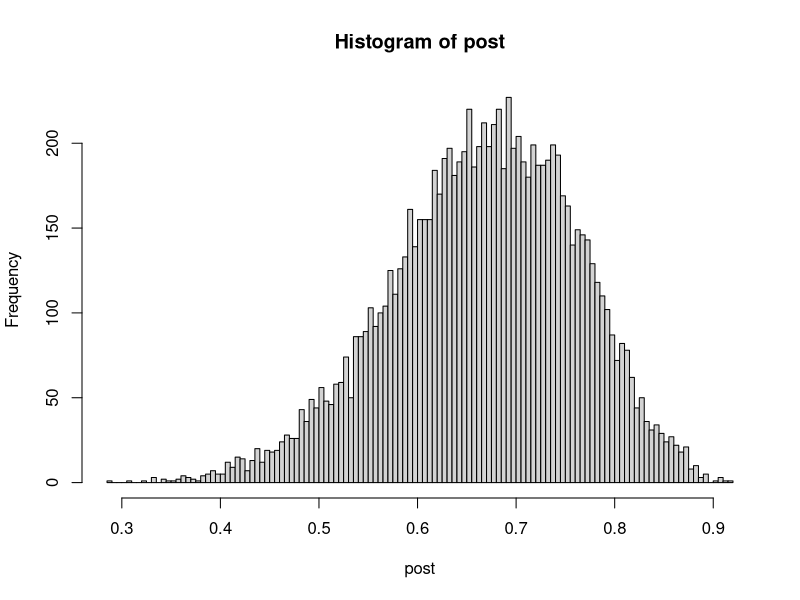
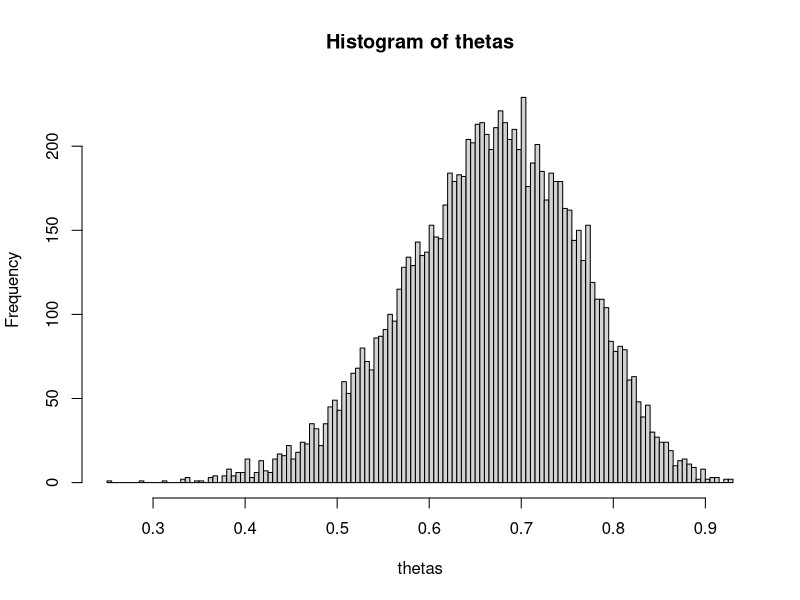
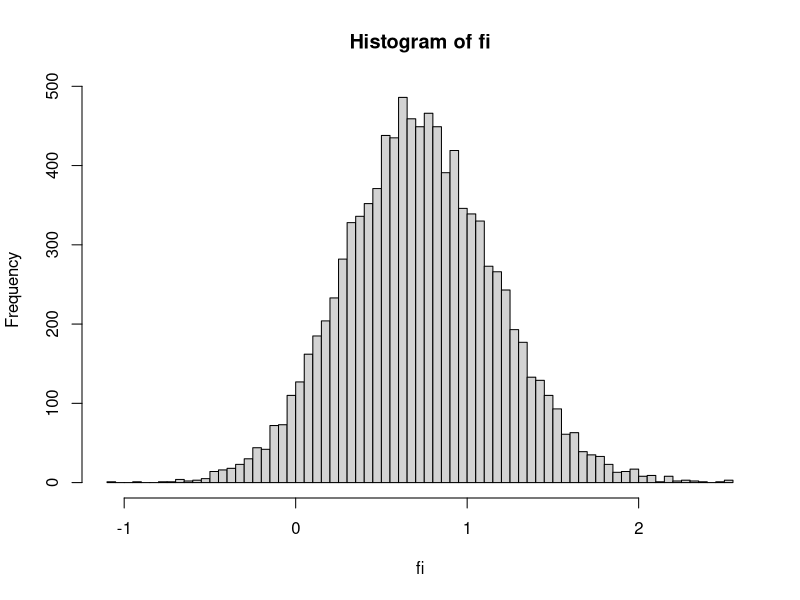
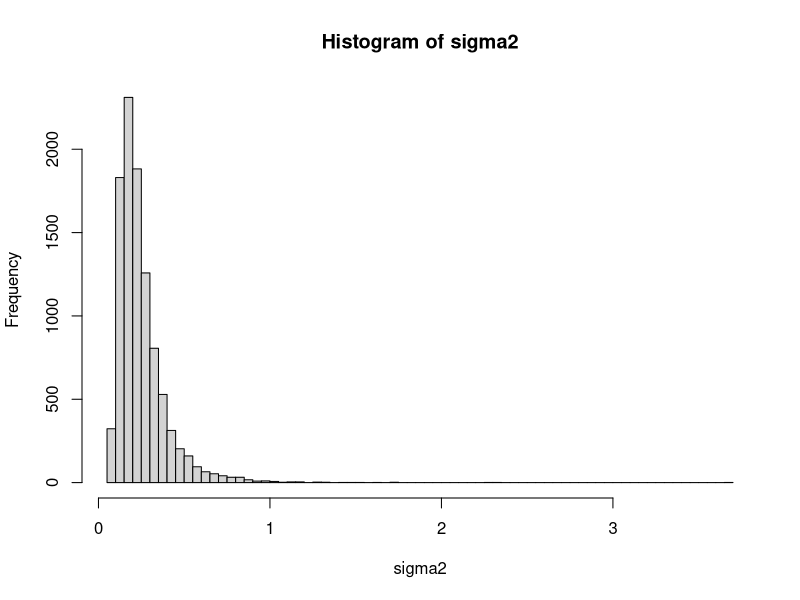
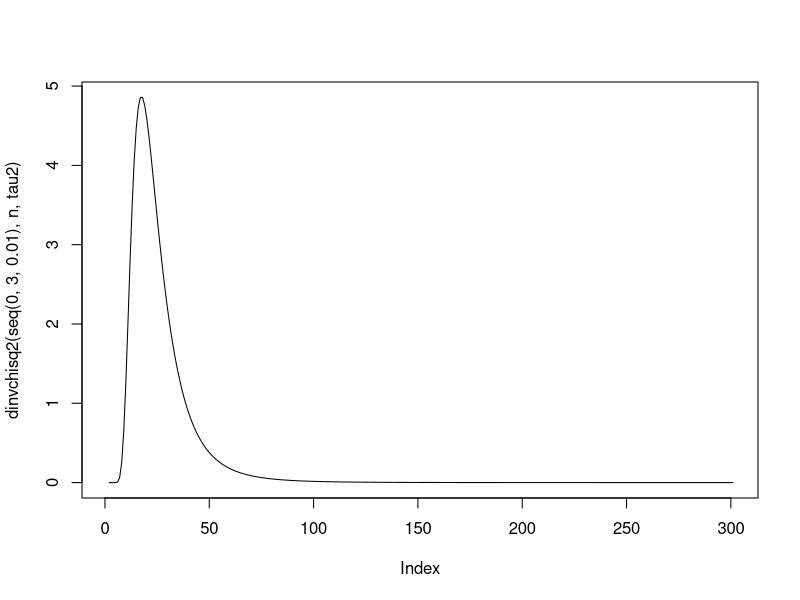
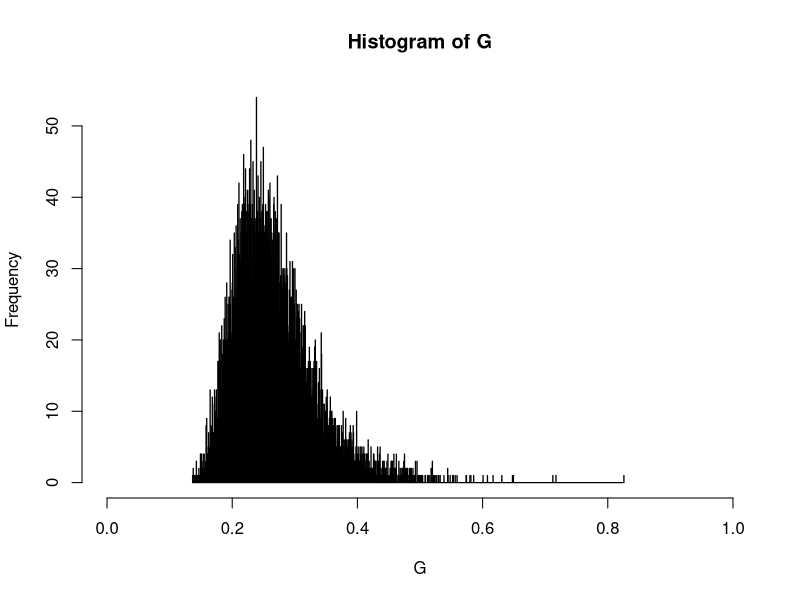
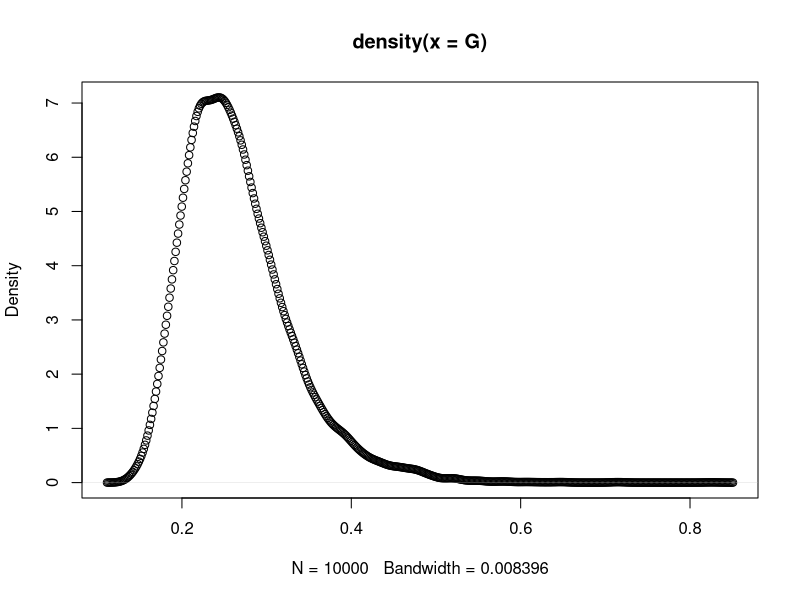
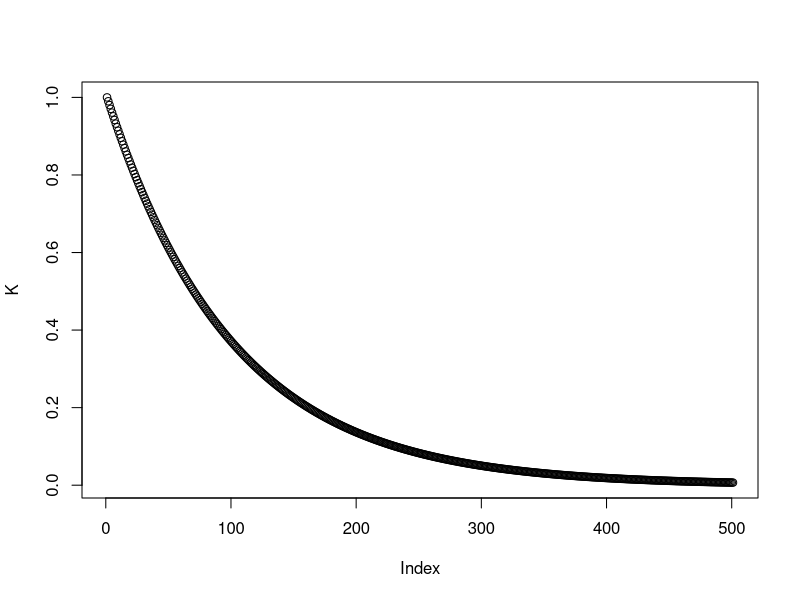

Source code (R) for these figures, in order:
# 1. Bernoulli ... again.

# a) Show that posterior converges to 14/20 approx. 0.7
alpha0 <- 2
beta0  <- 2 
nDraws <- 10000
n      <- 20
s      <- 14
f      <- n - s
post   <- rbeta(nDraws, alpha0 + s, beta0 + f)
hist(post, breaks = 100)

# b) Simulation to compute posterior probability P(theta < 0.4 | y)
thetas <- rbeta(nDraws, alpha0 +s , beta0 + f)
length(thetas[thetas<0.4]) / length(thetas)  # Simulated value
pbeta(0.4, alpha0+s, beta0+f)                # Exact value
hist(thetas, breaks = 100)

# c) Log odds posterior distribution
fi <- sapply(thetas, function(theta) { log(theta / (1 - theta)) })
hist(fi, breaks = 100)

# 2. Log-normal distribution and the Gini coefficient.
incomes <- c(14, 25, 45, 25, 30, 33, 19, 50, 34, 67)
mu <- 3.5
n  <- length(incomes)
tau2 <- sum((log(incomes) - mu)^2) / n 

# a) Simulate posterior draws
X      <- rchisq(nDraws, n)
sigma2 <- n*tau2/X
hist(sigma2, breaks = 100)

# Define chi squared in terms of Gamma distribution
dinvgamma <- function(x, a, b) {
  (b^a)/gamma(a) * x^(-a-1) * exp(-b/x)
}

dinvchisq2 <- function(x, n, tau2) {
  a <- n / 2
  b <- n*tau2 / 2
  dinvgamma(x, a, b)
}

plot(dinvchisq2(seq(0, 3, 0.01), n, tau2), type = 'l') # Distribution

# b) Gini coefficient posterior
G      <- 2*pnorm(sqrt(sigma2/2)) - 1
G.hist <- hist(G, breaks = 1000, xlim = 0:1)

# c) G Credible interval
G.slice <- sort(G)[(0.025*nDraws):(0.975*nDraws)]
cred.lower.bound <- min(G.slice)
cred.upper.bound <- max(G.slice)

# c) G Highest Posterior Density (HPD)
G.dens  <- density(G)
plot(G.dens, type = 'p')

i <- order(G.dens$y, decreasing = TRUE)
csum <- cumsum(G.dens$y[i])
m    <- length(csum[csum < sum(G.dens$y)*0.95])
H    <- G.dens$x[i][1:m]
hpd.lower.bound <- min(H)
hpd.upper.bound <- max(H)

# 3
# Each row in matrix p ~ 1 value of k, wrong, should be scalar
Y  <- c(-2.44, 2.14, 2.54, 1.83, 2.02, 2.33, -2.79, 2.23, 2.07, 2.02)
K  <- dexp(seq(0, 5, 0.01))
mu <- 2.39


Von.Mises <- function (y, mu, k){
  exp(k*cos(y - mu)) / (2*pi*besselI(k, 0))
}

likelihood <- function (k) { prod(Von.Mises(Y, mu, k)) }
posterior  <- function (k) { likelihood(k) * k } #?

plot(K)
plot(sapply(K, likelihood))
plot(sapply(K, posterior))


plot(Von.Mises(Y, mu, 0), ylim = c(0,4))
points(Y)


# Sebas kvällsmeck
Y          <- c(-2.44, 2.14, 2.54, 1.83, 2.02, 2.33, -2.79, 2.23, 2.07, 2.02)
mu         <- 2.39
lambda     <- 1
kappas     <- seq(0, 10, 0.05)
likelihood <- sapply(kappas, function (k) { prod(Von.Mises(Y, mu, k)) })
prior      <- dexp(kappas, lambda)
posterior  <- likelihood * prior
plot(posterior, col = 'orange', type = 'l')
kappas[which.max(posterior)]
#plot(kappas, type ='l', col = 'green')
#lines(sapply(kappas, likelihood), col = 'blue')
